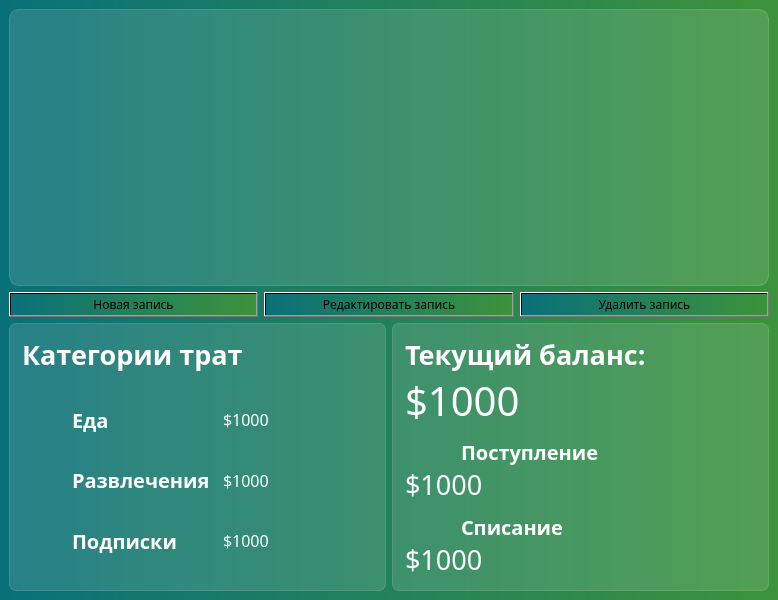
<?xml version="1.0" encoding="UTF-8"?>
<ui version="4.0">
 <class>MainWindow</class>
 <widget class="QMainWindow" name="MainWindow">
  <property name="geometry">
   <rect>
    <x>0</x>
    <y>0</y>
    <width>778</width>
    <height>600</height>
   </rect>
  </property>
  <property name="windowTitle">
   <string>MyTracker</string>
  </property>
  <property name="styleSheet">
   <string notr="true">background-color: qlineargradient(spread:pad, x1:0, y1:0, x2:1, y2:0, stop:0 rgba(9,112,121,1), stop:1 rgba(60,147,59,1));
font-family: Montserrat;</string>
  </property>
  <widget class="QWidget" name="centralwidget">
   <layout class="QVBoxLayout" name="verticalLayout_3">
    <item>
     <widget class="QTableView" name="tableView">
      <property name="styleSheet">
       <string notr="true">QTableView {
background-color: rgba(255,255,255,30);
border: 1px solid rgba(255,255,255,40);
border-radius: 10px;
}

QTableView::section {
background-color:  rgb(53,53,53);
color: white;
border: none;
height: 50px;
font-size: 14px;
}

QTableView::item {
border-style: none;
border-bottom: 1px solid rgba(255,255,255,50);
}

QTableView::item:selected {
border: none;
color: rgba(255,255,255);
background-color: rgba(255,255,255,50);
}
</string>
      </property>
      <property name="verticalScrollBarPolicy">
       <enum>Qt::ScrollBarPolicy::ScrollBarAlwaysOff</enum>
      </property>
      <property name="horizontalScrollBarPolicy">
       <enum>Qt::ScrollBarPolicy::ScrollBarAlwaysOff</enum>
      </property>
      <property name="showGrid">
       <bool>false</bool>
      </property>
      <attribute name="horizontalHeaderDefaultSectionSize">
       <number>135</number>
      </attribute>
     </widget>
    </item>
    <item>
     <layout class="QHBoxLayout" name="horizontalLayout_7">
      <item>
       <widget class="QPushButton" name="pb_add">
        <property name="styleSheet">
         <string notr="true">QPushButton {
font-color: white;
background-color: rgba(255,255,255,30);
border: 1px solid rgba(255,255,255,40);
border-radius: 7px;
width: 230px;
height: 50px;	
}

QPushButton:hover {
background-color: rgba(255,255,255,50);
}

QPushButton:pressed {
background-color: rgba(255,255,255,80);
};
</string>
        </property>
        <property name="text">
         <string>Новая запись</string>
        </property>
        <property name="icon">
         <iconset resource="res.qrc">
          <normaloff>:/icons/icons/add.svg</normaloff>:/icons/icons/add.svg</iconset>
        </property>
        <property name="iconSize">
         <size>
          <width>24</width>
          <height>24</height>
         </size>
        </property>
       </widget>
      </item>
      <item>
       <widget class="QPushButton" name="pb_edit">
        <property name="styleSheet">
         <string notr="true">QPushButton {
font-color: white;
background-color: rgba(255,255,255,30);
border: 1px solid rgba(255,255,255,40);
border-radius: 7px;
width: 230px;
height: 50px;	
}

QPushButton:hover {
background-color: rgba(255,255,255,50);
}

QPushButton:pressed {
background-color: rgba(255,255,255,80);
};
</string>
        </property>
        <property name="text">
         <string>Редактировать запись</string>
        </property>
        <property name="icon">
         <iconset resource="res.qrc">
          <normaloff>:/icons/icons/edit.svg</normaloff>:/icons/icons/edit.svg</iconset>
        </property>
        <property name="iconSize">
         <size>
          <width>24</width>
          <height>24</height>
         </size>
        </property>
       </widget>
      </item>
      <item>
       <widget class="QPushButton" name="pushButton_3">
        <property name="styleSheet">
         <string notr="true">QPushButton {
font-color: white;
background-color: rgba(255,255,255,30);
border: 1px solid rgba(255,255,255,40);
border-radius: 7px;
width: 230px;
height: 50px;	
}

QPushButton:hover {
background-color: rgba(255,255,255,50);
}

QPushButton:pressed {
background-color: rgba(255,255,255,80);
};
</string>
        </property>
        <property name="text">
         <string>Удалить запись</string>
        </property>
        <property name="icon">
         <iconset resource="res.qrc">
          <normaloff>:/icons/icons/delete.svg</normaloff>:/icons/icons/delete.svg</iconset>
        </property>
        <property name="iconSize">
         <size>
          <width>24</width>
          <height>24</height>
         </size>
        </property>
       </widget>
      </item>
     </layout>
    </item>
    <item>
     <layout class="QHBoxLayout" name="horizontalLayout_6">
      <item>
       <widget class="QFrame" name="categories">
        <property name="styleSheet">
         <string notr="true">background-color: rgba(255,255,255,30);
border: 1px solid rgba(255,255,255,40);
border-radius: 7px;</string>
        </property>
        <layout class="QVBoxLayout" name="verticalLayout_2">
         <property name="spacing">
          <number>0</number>
         </property>
         <property name="leftMargin">
          <number>12</number>
         </property>
         <property name="topMargin">
          <number>12</number>
         </property>
         <property name="rightMargin">
          <number>12</number>
         </property>
         <property name="bottomMargin">
          <number>12</number>
         </property>
         <item>
          <widget class="QLabel" name="lb_cattitle">
           <property name="styleSheet">
            <string notr="true">color: white;
font-weight: bold;
font-size: 20pt;
background-color: none;
border: none;</string>
           </property>
           <property name="text">
            <string>Категории трат</string>
           </property>
           <property name="alignment">
            <set>Qt::AlignmentFlag::AlignLeading|Qt::AlignmentFlag::AlignLeft|Qt::AlignmentFlag::AlignTop</set>
           </property>
          </widget>
         </item>
         <item>
          <layout class="QHBoxLayout" name="horizontalLayout_5">
           <property name="spacing">
            <number>0</number>
           </property>
           <property name="bottomMargin">
            <number>15</number>
           </property>
           <item>
            <widget class="QLabel" name="lb_iconfood">
             <property name="maximumSize">
              <size>
               <width>50</width>
               <height>16777215</height>
              </size>
             </property>
             <property name="styleSheet">
              <string notr="true">background-color: none;
padding-top: 10px;
border: none;</string>
             </property>
             <property name="text">
              <string/>
             </property>
             <property name="pixmap">
              <pixmap resource="res.qrc">:/icons/icons/food.svg</pixmap>
             </property>
             <property name="scaledContents">
              <bool>false</bool>
             </property>
             <property name="alignment">
              <set>Qt::AlignmentFlag::AlignLeading|Qt::AlignmentFlag::AlignLeft|Qt::AlignmentFlag::AlignTop</set>
             </property>
            </widget>
           </item>
           <item>
            <widget class="QLabel" name="lb_foodname">
             <property name="styleSheet">
              <string notr="true">color: white;
font-weight: bold;
font-size: 15pt;
background-color: none;
border: none;</string>
             </property>
             <property name="text">
              <string>Еда</string>
             </property>
             <property name="alignment">
              <set>Qt::AlignmentFlag::AlignLeading|Qt::AlignmentFlag::AlignLeft|Qt::AlignmentFlag::AlignVCenter</set>
             </property>
             <property name="wordWrap">
              <bool>false</bool>
             </property>
            </widget>
           </item>
           <item>
            <widget class="QLabel" name="lb_foodvalue">
             <property name="styleSheet">
              <string notr="true">color: white;
font-size: 16px;
background-color: none;
border: none;</string>
             </property>
             <property name="text">
              <string>$1000</string>
             </property>
            </widget>
           </item>
          </layout>
         </item>
         <item>
          <layout class="QHBoxLayout" name="horizontalLayout_4">
           <property name="spacing">
            <number>0</number>
           </property>
           <property name="bottomMargin">
            <number>15</number>
           </property>
           <item>
            <widget class="QLabel" name="lb_iconenter">
             <property name="maximumSize">
              <size>
               <width>50</width>
               <height>16777215</height>
              </size>
             </property>
             <property name="styleSheet">
              <string notr="true">background-color: none;
padding-top: 10px;
border: none;</string>
             </property>
             <property name="text">
              <string/>
             </property>
             <property name="pixmap">
              <pixmap resource="res.qrc">:/icons/icons/enter.svg</pixmap>
             </property>
             <property name="scaledContents">
              <bool>false</bool>
             </property>
             <property name="alignment">
              <set>Qt::AlignmentFlag::AlignLeading|Qt::AlignmentFlag::AlignLeft|Qt::AlignmentFlag::AlignTop</set>
             </property>
            </widget>
           </item>
           <item>
            <widget class="QLabel" name="lb_entername">
             <property name="styleSheet">
              <string notr="true">color: white;
font-weight: bold;
font-size: 15pt;
background-color: none;
border: none;</string>
             </property>
             <property name="text">
              <string>Развлечения</string>
             </property>
             <property name="alignment">
              <set>Qt::AlignmentFlag::AlignLeading|Qt::AlignmentFlag::AlignLeft|Qt::AlignmentFlag::AlignVCenter</set>
             </property>
             <property name="wordWrap">
              <bool>false</bool>
             </property>
            </widget>
           </item>
           <item>
            <widget class="QLabel" name="lb_entervalue">
             <property name="styleSheet">
              <string notr="true">color: white;
font-size: 16px;
background-color: none;
border: none;</string>
             </property>
             <property name="text">
              <string>$1000</string>
             </property>
            </widget>
           </item>
          </layout>
         </item>
         <item>
          <layout class="QHBoxLayout" name="horizontalLayout_3">
           <property name="spacing">
            <number>0</number>
           </property>
           <property name="bottomMargin">
            <number>15</number>
           </property>
           <item>
            <widget class="QLabel" name="lb_icon_subscr">
             <property name="maximumSize">
              <size>
               <width>50</width>
               <height>16777215</height>
              </size>
             </property>
             <property name="styleSheet">
              <string notr="true">background-color: none;
padding-top: 10px;
border: none;</string>
             </property>
             <property name="text">
              <string/>
             </property>
             <property name="pixmap">
              <pixmap resource="res.qrc">:/icons/icons/sub.svg</pixmap>
             </property>
             <property name="scaledContents">
              <bool>false</bool>
             </property>
             <property name="alignment">
              <set>Qt::AlignmentFlag::AlignLeading|Qt::AlignmentFlag::AlignLeft|Qt::AlignmentFlag::AlignTop</set>
             </property>
            </widget>
           </item>
           <item>
            <widget class="QLabel" name="lb_subscrname">
             <property name="styleSheet">
              <string notr="true">color: white;
font-weight: bold;
font-size: 15pt;
background-color: none;
border: none;</string>
             </property>
             <property name="text">
              <string>Подписки</string>
             </property>
             <property name="alignment">
              <set>Qt::AlignmentFlag::AlignLeading|Qt::AlignmentFlag::AlignLeft|Qt::AlignmentFlag::AlignVCenter</set>
             </property>
             <property name="wordWrap">
              <bool>false</bool>
             </property>
            </widget>
           </item>
           <item>
            <widget class="QLabel" name="lb_subscrvalue">
             <property name="styleSheet">
              <string notr="true">color: white;
font-size: 16px;
background-color: none;
border: none;</string>
             </property>
             <property name="text">
              <string>$1000</string>
             </property>
            </widget>
           </item>
          </layout>
         </item>
        </layout>
       </widget>
      </item>
      <item>
       <widget class="QFrame" name="status">
        <property name="styleSheet">
         <string notr="true">background-color: rgba(255,255,255,30);
border: 1px solid rgba(255,255,255,40);
border-radius: 7px;</string>
        </property>
        <layout class="QVBoxLayout" name="verticalLayout">
         <property name="spacing">
          <number>0</number>
         </property>
         <property name="leftMargin">
          <number>12</number>
         </property>
         <property name="topMargin">
          <number>12</number>
         </property>
         <property name="rightMargin">
          <number>12</number>
         </property>
         <property name="bottomMargin">
          <number>12</number>
         </property>
         <item>
          <widget class="QLabel" name="lb_balancern">
           <property name="styleSheet">
            <string notr="true">color: white;
font-weight: bold;
font-size: 20pt;
background-color: none;
border: none;</string>
           </property>
           <property name="text">
            <string>Текущий баланс:</string>
           </property>
          </widget>
         </item>
         <item>
          <widget class="QLabel" name="lb_valuern">
           <property name="styleSheet">
            <string notr="true">color: white;
font-size: 30pt;
background-color: none;
border: none;</string>
           </property>
           <property name="text">
            <string>$1000</string>
           </property>
          </widget>
         </item>
         <item>
          <layout class="QHBoxLayout" name="horizontalLayout">
           <property name="spacing">
            <number>0</number>
           </property>
           <item>
            <widget class="QLabel" name="lb_iconup">
             <property name="maximumSize">
              <size>
               <width>50</width>
               <height>16777215</height>
              </size>
             </property>
             <property name="styleSheet">
              <string notr="true">background-color: none;
padding-top: 10px;
border: none;</string>
             </property>
             <property name="text">
              <string/>
             </property>
             <property name="pixmap">
              <pixmap resource="res.qrc">:/icons/icons/up.svg</pixmap>
             </property>
            </widget>
           </item>
           <item>
            <widget class="QLabel" name="lb_textup">
             <property name="styleSheet">
              <string notr="true">color: white;
font-size: 15pt;
background-color: none;
border: none;
font-weight: bold;
padding-top: 10px;</string>
             </property>
             <property name="text">
              <string>Поступление</string>
             </property>
            </widget>
           </item>
          </layout>
         </item>
         <item>
          <widget class="QLabel" name="lb_textupmain">
           <property name="styleSheet">
            <string notr="true">color: white;
font-size: 20pt;
background-color: none;
border: none;</string>
           </property>
           <property name="text">
            <string>$1000</string>
           </property>
          </widget>
         </item>
         <item>
          <layout class="QHBoxLayout" name="horizontalLayout_2">
           <property name="spacing">
            <number>0</number>
           </property>
           <item>
            <widget class="QLabel" name="lb_icondown">
             <property name="maximumSize">
              <size>
               <width>50</width>
               <height>16777215</height>
              </size>
             </property>
             <property name="styleSheet">
              <string notr="true">background-color: none;
padding-top: 10px;
border: none;</string>
             </property>
             <property name="text">
              <string/>
             </property>
             <property name="pixmap">
              <pixmap resource="res.qrc">:/icons/icons/down.svg</pixmap>
             </property>
            </widget>
           </item>
           <item>
            <widget class="QLabel" name="lb_textdown">
             <property name="styleSheet">
              <string notr="true">color: white;
font-size: 15pt;
background-color: none;
border: none;
font-weight: bold;
padding-top: 10px;</string>
             </property>
             <property name="text">
              <string>Списание</string>
             </property>
            </widget>
           </item>
          </layout>
         </item>
         <item>
          <widget class="QLabel" name="lb_textdownmain">
           <property name="styleSheet">
            <string notr="true">color: white;
font-size: 20pt;
background-color: none;
border: none;</string>
           </property>
           <property name="text">
            <string>$1000</string>
           </property>
          </widget>
         </item>
        </layout>
       </widget>
      </item>
     </layout>
    </item>
   </layout>
  </widget>
 </widget>
 <resources>
  <include location="res.qrc"/>
 </resources>
 <connections/>
</ui>
